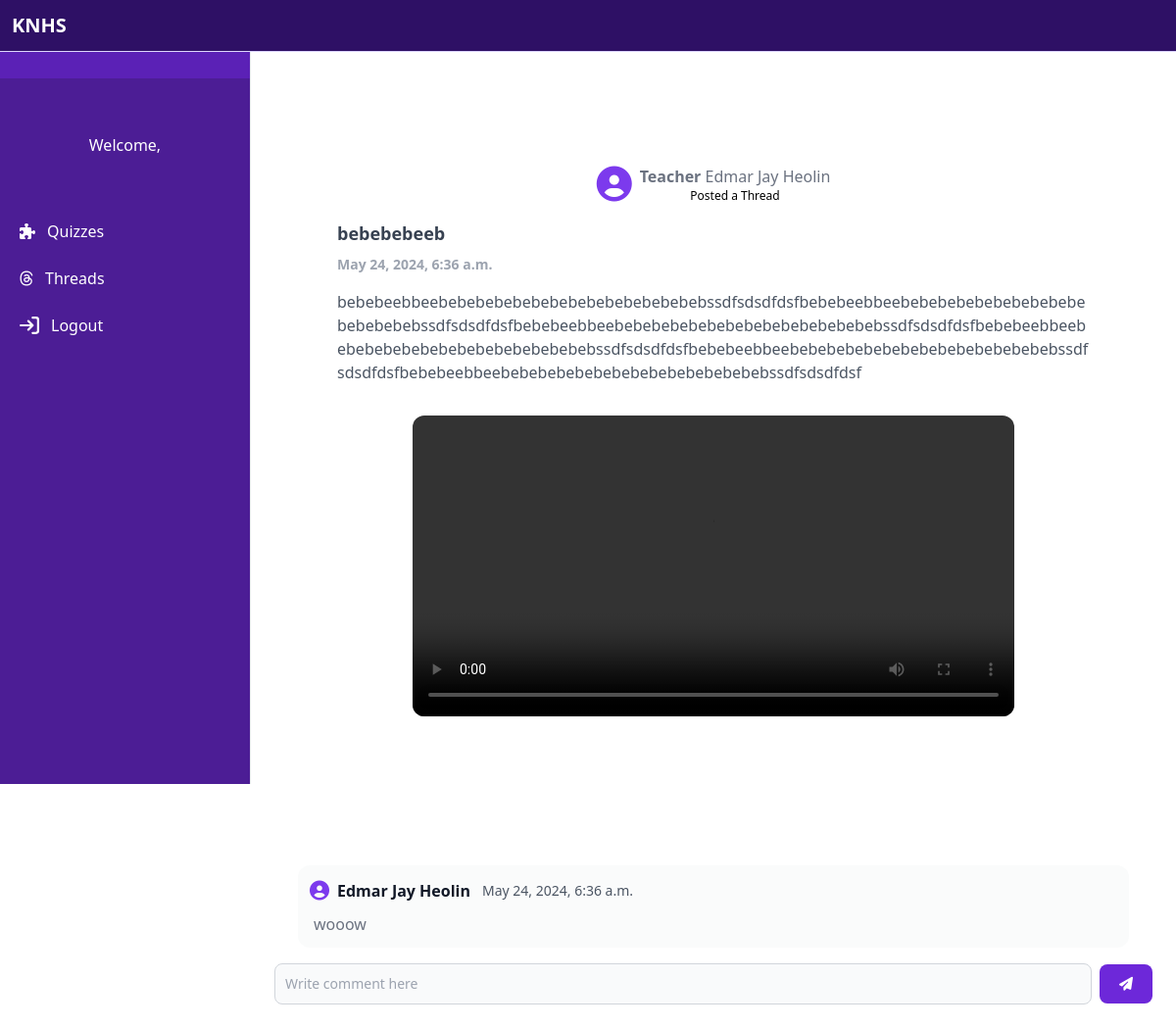
Page /forum_page1?forum_id=7 on the committed database.
### users/models.py (models this page shows)
class Forum(models.Model):
    title = models.CharField(max_length=10000)
    file = models.FileField(
        upload_to='media/announcement',
        validators=[
            FileExtensionValidator(allowed_extensions=['png', 'jpeg', 'jpg', 'pdf', 'word', 'ppt', 'xlsx', 'csv', 'gif'])
        ],
        null=True,  # Allow null values
        blank=True  # Also allow empty values (in forms)
    )
    upload_date = models.DateTimeField(default=now)
    description = models.TextField()
    uploader = models.ForeignKey(User, on_delete=models.CASCADE)

class Comments(models.Model):
    post = models.ForeignKey(Forum, on_delete=models.CASCADE)
    commentors = models.ForeignKey(User, on_delete=models.CASCADE)
    comment = models.TextField()
    comment_date = models.DateTimeField(default=now)

### users/views.py (the view, shortened to what this page needs)
# urls.py: path('forum_page1', views.forum_page1, name='forum_page1'),
def forum_page1(request):
    forums = Forum.objects.annotate(comment_count=Count('comments')).order_by('-upload_date')
    forum_id = request.GET.get('forum_id')
    forum = Forum.objects.get(id=forum_id)
    comments = Comments.objects.filter(post=forum)
    context = {
        'forum': forum,
        'comments': comments,
    }
    return render(request, 'instructor/forumPost.html', context)

### users/templates/instructor/forumPost.html (shortened to what this page needs)
{% load static tailwind_tags %}<!DOCTYPE html>
<html lang="en">
	<head>
		<link
			rel="stylesheet"
			href="https://cdnjs.cloudflare.com/ajax/libs/font-awesome/6.5.2/css/all.min.css" />
		<link
			href="https://cdnjs.cloudflare.com/ajax/libs/flowbite/2.3.0/flowbite.min.css"
			rel="stylesheet" />
		<link
			rel="stylesheet"
			href="{% static 'css/style.css' %}" />
		{% tailwind_css %}
	</head>
	<body class="bg-white">
		{% include 'includes/instructor_sidebar.html' %}
		<div class="p-2 sm:p-4 sm:ml-64">
			<div class="mt-24">
				<div class="flex items-center justify-start w-full">
					<div class="px-1 sm:px-8 py-1 sm:py-6 w-full">
						<div class="px-10 py-8">
							<div class="flex items-center justify-center">
								<div class="rounded-full flex items-center justify-center font-bold text-violet-600">
									<i class="fa fa-user-circle text-4xl" aria-hidden="true"></i>
								</div>
								<div class="flex flex-col">
									<div class="flex flex-row justify-between">
										<p class="ml-2 text-gray-500">
											<b>{{forum.uploader.last_name}}</b>
											{{forum.uploader.first_name}}
										</p>
									</div>
									<p class="ml-2 text-xs text-center">Posted a Thread</p>
								</div>
							</div>
							<div class="mt-4">
								<h1
									data-modal-target="{{forum.id}}-modal"
									data-modal-toggle="{{forum.id}}-modal"
									class="text-lg text-gray-700 font-semibold hover:underline cursor-pointer">
									{{forum.title}}
								</h1>
								<p class="mt-2 text-sm font-semibold text-gray-400">{{forum.upload_date}}</p>
								<p class="mt-4 text-md text-gray-600 break-all">{{forum.description}}</p>
								{% if forum.file %}
						{% with file_extension=forum.file.name|lower|slice:"-4:" %}
							{% if file_extension == '.png' or file_extension == '.jpg' or file_extension == '.jpeg' or file_extension == '.gif' %}
								<center>
									<img src="{{ forum.file.url }}" alt="Attached image" width="80%" class="my-8 rounded-xl" />
								</center>
							{% elif file_extension == '.mp4' or file_extension == '.webm' or file_extension == '.ogg' %}
								<center>
									<video width="80%" controls class="my-8 rounded-xl">
										<source src="{{ forum.file.url }}" type="video/{{ file_extension|slice:'-3:' }}">
									</video>
								</center>
							{% else %}
								<center>
									<a href="{{ forum.file.url }}" download class="my-8 rounded-xl bg-blue-700 text-white py-1.5 px-4 text-left shadow-xl hover:scale-110 duration-300">Download file</a>
								</center>
							{% endif %}
						{% endwith %}
					{% endif %}
							</div>
						</div>
						<p class="ml-3 py-4 font-bold text-white">Comments</p>
					</div>
				</div>
				<div>
					{% for comment in comments %}
					<div class="flex flex-col py-2 px-8 w-full">
						<div class="bg-gray-50/80 p-3 rounded-xl w-full">
							<div class="flex justify-between items-center mb-2 w-full">
								<div class="flex items-center">
									<div class="rounded-full flex items-center justify-center font-bold text-violet-600">
									<i class="fa fa-user-circle text-xl mr-2" aria-hidden="true"></i>
								</div>
									<p class="inline-flex items-center mr-3 text-md text-gray-900 font-bold">
										{{comment.commentors.first_name}}
									</p>
									<p class="text-sm text-gray-600">{{comment.comment_date}}</p>
								</div>
							</div>
							<p class="text-gray-500 ml-1">{{comment.comment}}</p>
						</div>
					</div>
					{% endfor %}
				</div>
				<form
					class="p-2 bg-white rounded-xl py-2 sticky bottom-0 left-0 flex w-full items-center"
					action="#"
					method="post"
					enctype="multipart/form-data">
					<div class="col-span-2 flex-grow mr-2">
						<input
							type="text"
							name="comment"
							id="title"
							class="bg-gray-50 border border-gray-300 text-gray-900 text-sm rounded-lg focus:ring-violet-500 focus:border-violet-500 block w-full p-2.5 placeholder-gray-400"
							placeholder="Write comment here"
							required />
					</div>
					<div>
						<button
							type="submit"
							class="w-lg text-white bg-violet-700 hover:bg-violet-800 focus:ring-4 focus:outline-none focus:ring-violet-300 font-medium rounded-lg text-sm px-5 py-2.5 text-center">
							<i class="fa fa-paper-plane" aria-hidden="true"></i>
						</button>
					</div>
				</form>
			</div>
		</div>
	</body>
</html>

### rows in the picture
Forum: uploader.last_name "Teacher", uploader.first_name "Edmar Jay Heolin", title "bebebebeeb", upload_date "May 24, 2024, 6:36 a.m.", description "bebebeebbeebebebebebebebebebebebebebebebssdfsdsdfdsfbebebeebbeebebebebebebebebebebebebebebebssdfsdsdfdsfbebebeebbeebebebebebebebebebebebebebebebssdfsdsdfdsfbebebeebbeebebebebebebebebebebebebebebebssdfsdsdfdsfbebebeebbeebebebebebebebebebebebebebebebssdfsdsdfdsfbebebeebbeebebebebebebebebebebebebebebebssdfsdsdfdsf"
Comments: commentors.first_name "Edmar Jay Heolin", comment_date "May 24, 2024, 6:36 a.m.", comment "wooow"
